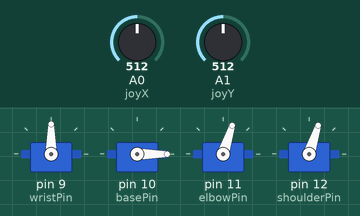
Simulated run of this sketch. Board: Arduino Uno, built with avr-gcc and run on an emulated ATmega328P. On the bench: 4 × servo. Inputs (shaded band) come from the test bench; at power-on: A0 (joyX) = 512, A1 (joyY) = 512.

Above: at 1.2 s.
1.3 s: A0 (joyX) set to 716
At 1.8 s:
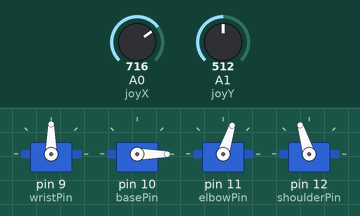
2.8 s: A1 (joyY) set to 716
At 4.0 s:
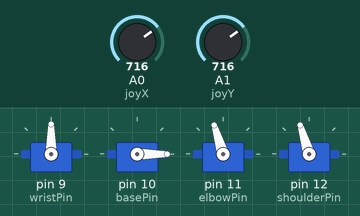
4.3 s: A0 (joyX) set to 900
At 5.2 s:
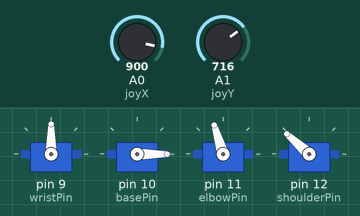
5.8 s: A1 (joyY) set to 900
At 6.4 s:
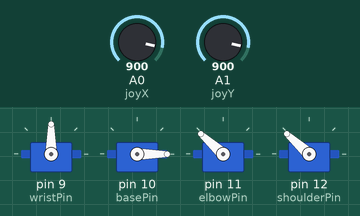
7.3 s: A0 (joyX) set to 1023
At 8.5 s:
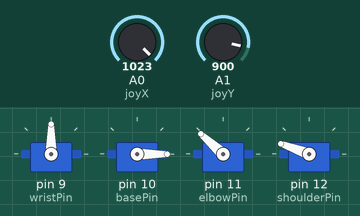
8.8 s: A1 (joyY) set to 1023
At 9.9 s:
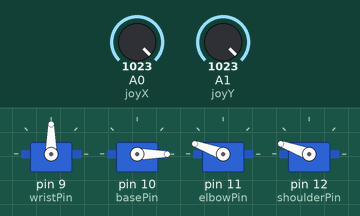
Timing chart, 0 to 11.3 s (numbered marks = the images above; inputs shaded):
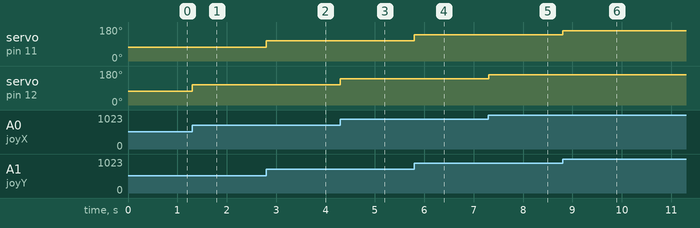

Measured:
- after the input at 1.3 s, servo on pin 12 (shoulderPin): 72° → 107° at once
- after the input at 2.8 s, servo on pin 11 (elbowPin): 72° → 107° at once
- after the input at 4.3 s, servo on pin 12 (shoulderPin): 107° → 138° at once
- after the input at 5.8 s, servo on pin 11 (elbowPin): 107° → 138° at once
- after the input at 7.3 s, servo on pin 12 (shoulderPin): 138° → 160° at once
- after the input at 8.8 s, servo on pin 11 (elbowPin): 138° → 160° at once

The sketch:

servo_jstick.ino
```cpp
#include <Servo.h>
int wristPin=9;
int wristPos=90;
//controlled by joystic
int elbowPin=11;
//controlled by joystic
int shoulderPin=12;

int basePin=10;
int basePos=0;
//define our servos
Servo base;
Servo shoulder;
Servo elbow;
Servo wrist;


//define joiystick pins (Analog)
int joyX=0;
int joyY=1;

//variable to read the values from the analogn pins
int joyVal;

void setup() {
  //

  Serial.begin(9600);
  wrist.attach(wristPin);
  base.attach(basePin);
  elbow.attach(elbowPin);
  shoulder.attach(shoulderPin);
}

void loop() {

    base.write(basePos);
    wrist.write(wristPos);
//    elbow.write(elbowPos);
//    shoulder.write(shoulderPos);

  //Read the joy value
    joyVal = analogRead(joyX);
    joyVal= map (joyVal, 90, 1023, 0, 160);//servo value between 0-160 degrees, inital 90 degrees
    shoulder.write(joyVal);

    //Read Y axis JoyVal
    joyVal = analogRead(joyY);
    joyVal= map (joyVal, 90, 1023, 0, 160);//servo value between 0-160 degrees, inital 90 degrees
    elbow.write(joyVal);


}
```
